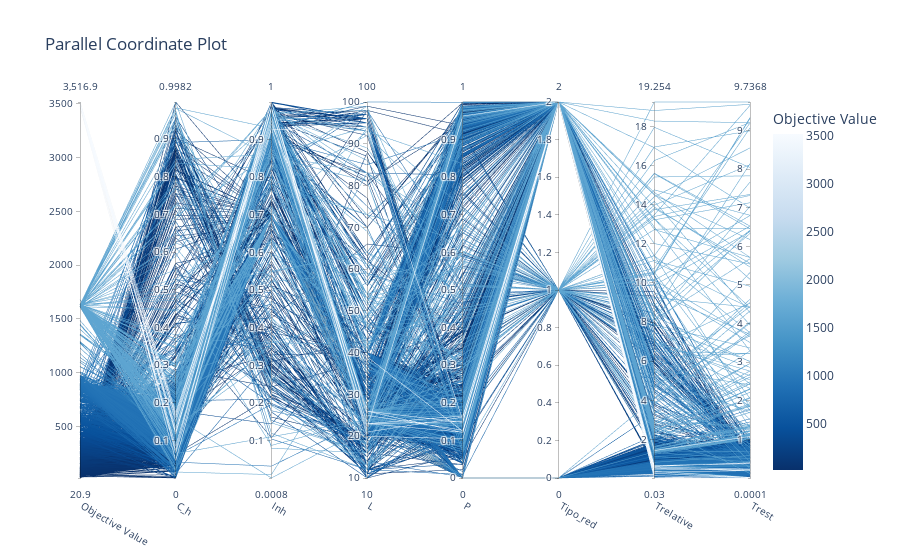

Write notebook code for a chart like this one.
### Code cell
vis.plot_parallel_coordinate(study)

### Figure 1 — Plotly figure (JSON) as saved in the notebook; plotly's stock layout.template omitted (floating-point values rounded to 4 significant figures; data arrays with more than 128 entries replaced by an {"elided": "..."} marker saying what was removed)
{"data": [{"dimensions": [{"label": "Objective Value", "range": [20.9, 3517.0], "values": {"elided": "2210 float values"}}, {"label": "C_h", "range": [1.855e-05, 0.9982], "values": {"elided": "2210 float values"}}, {"label": "Inh", "range": [0.000766, 1.0], "values": {"elided": "2210 float values"}}, {"label": "L", "range": [10, 100], "values": {"elided": "2210 int values"}}, {"label": "P", "range": [0, 1.0], "values": {"elided": "2210 float values"}}, {"label": "Tipo_red", "range": [0, 2], "values": {"elided": "2210 int values"}}, {"label": "Trelative", "range": [0.02968, 19.25], "values": {"elided": "2210 float values"}}, {"label": "Trest", "range": [0.0001048, 9.737], "values": {"elided": "2210 float values"}}], "labelangle": 30, "labelside": "bottom", "line": {"color": {"elided": "2210 float values"}, "colorbar": {"title": {"text": "Objective Value"}}, "colorscale": [[0, "rgb(247,251,255)"], [0.125, "rgb(222,235,247)"], [0.25, "rgb(198,219,239)"], [0.375, "rgb(158,202,225)"], [0.5, "rgb(107,174,214)"], [0.625, "rgb(66,146,198)"], [0.75, "rgb(33,113,181)"], [0.875, "rgb(8,81,156)"], [1, "rgb(8,48,107)"]], "reversescale": true, "showscale": true}, "type": "parcoords"}], "layout": {"title": {"text": "Parallel Coordinate Plot"}}}
